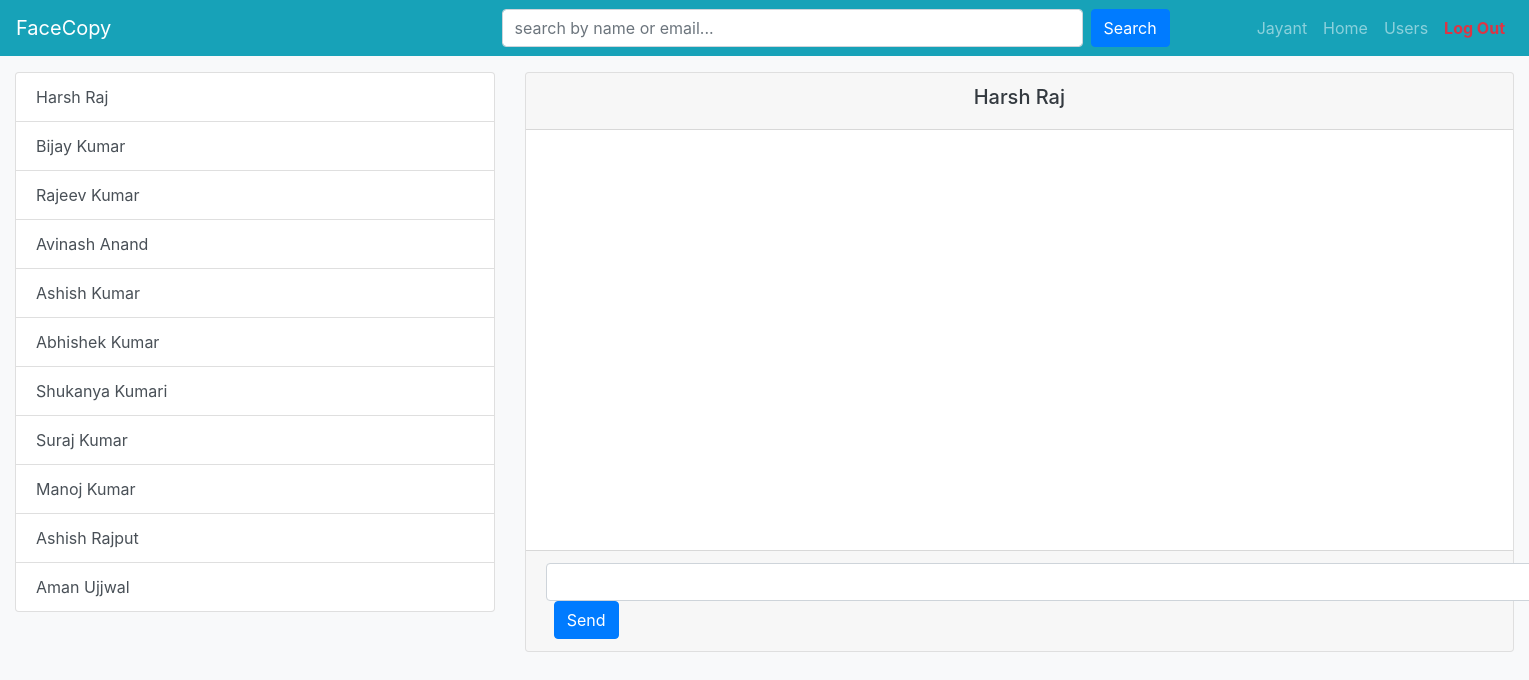
Screenshot of /facecopy/msg.php?msg=harshraj@gmail.com (signed in) with the database file from the repository.
### tables this page shows
CREATE TABLE IF NOT EXISTS `account` (
  `id` int(11) NOT NULL,
  `fname` varchar(200) NOT NULL,
  `lname` varchar(200) NOT NULL,
  `contact1` varchar(200) NOT NULL,
  `email` varchar(200) NOT NULL,
  `password` varchar(200) NOT NULL,
  `dob` varchar(200) NOT NULL,
  `doc` timestamp NOT NULL DEFAULT CURRENT_TIMESTAMP ON UPDATE CURRENT_TIMESTAMP,
  `gender` varchar(200) NOT NULL
);

### facecopy/function/config.php (called while the page is built, shortened)
<?php
function call_data($table,$cond=NULL){
	$array = [];
	if($cond==NULL){
		$query = mysql_query("select * from $table");
	}
	else{
		$query = mysql_query("select * from $table where $cond");
	}
	while($row=mysql_fetch_array($query)){
		$array[] = $row;
	}
	return $array;
}
?>

### facecopy/msg.php (the view, shortened to what this page needs)
<?php include "function/config.php"; session_start(); if(!isset($_SESSION['email'])){header("location: index.php");} ?>
<!DOCTYPE html>
<html lang="en">
<head>
	<link rel="stylesheet" href="css/bootstrap.css">
</head>
<body class="bg-light">
	<?php include "function/nav.php"; ?>
	<br><br><br>
	<div class="container-fluid">
		<div class="row">
			<div class="col-lg-4">
				<div class="list-group">
			<?php
				$account = call_data("account");
				foreach($account as $ac){
					if($ac['email']==$_SESSION['email']){}else{
			?>
					<a href="msg.php?msg=<?=$ac['email'];?>" class="list-group-item list-group-item-action"><?=$ac['fname']." ".$ac['lname'];?></a>
			<?php }} ?>
				</div>
			</div>
			<div class="col-lg-8">
				<div class="card">
					<div class="card-header">
					<?php
						$email = $_GET['msg'];
						$name = call_data("account"," email = '$email'");
						foreach($name as $ne){
					?>
						<h3 class="text-dark h5 text-center"><?= $ne['fname']." ".$ne['lname'];?></h3>
					<?php } ?>
					</div>
					<div class="card-body" style="height: 420px; width: auto; overflow: auto;">
					</div>
					<div class="card-footer">
						<form action="msg.php?msg=<?=$_GET['msg'];?>" method="post" class="form-inline">
							<input type="text" class="form-control" name="m_msg" size="99">
							<input type="submit" class="btn btn-primary ml-2" value="Send" name="msgsend">
						</form>
					</div>
				</div>
			</div>
		</div>
	</div>
</body>
</html>

### facecopy/function/nav.php
<nav class="navbar fixed-top navbar-expand-lg navbar-dark bg-info">
	<a href="home.php" class="navbar-brand">FaceCopy</a>
	<form action="user.php" method="post" class="form-inline offset-3">
		<input type="text" class="form-control" name="search" placeholder="search by name or email..." size="50px">
		<input type="submit" class="btn btn-primary ml-2" name="searchbtn" value="Search">
	</form>
	<ul class="navbar-nav ml-auto">
		<li class="nav-item">
			<a href="profile.php" class="nav-link">
				<?php
					$email = $_SESSION['email'];
				$data = call_data("account","email = '$email'");
				foreach($data as $d){
					echo $d['fname'];
				}
				?>
			</a>
		</li>
		<li class="nav-item">
			<a href="home.php" class="nav-link">Home</a>
		</li>
		<li class="nav-item">
			<a href="user.php" class="nav-link">Users</a>
		</li>
		<li class="nav-item">
			<a href="logout.php" class="nav-link text-danger"><i class="fas fa-power-off"></i> <b>Log Out</b></a>
		</li>
	</ul>
</nav>

### rows the page displays
account: fname "Jayant"
account: fname "Harsh", lname "Raj"
account: fname "Bijay", lname "Kumar"
account: fname "Rajeev", lname "Kumar"
account: fname "Avinash", lname "Anand"
account: fname "Ashish", lname "Kumar"
account: fname "Abhishek", lname "Kumar"
account: fname "Shukanya", lname "Kumari"
account: fname "Suraj", lname "Kumar"
account: fname "Manoj", lname "Kumar"
account: fname "Ashish", lname "Rajput"
account: fname "Aman", lname "Ujjwal"
